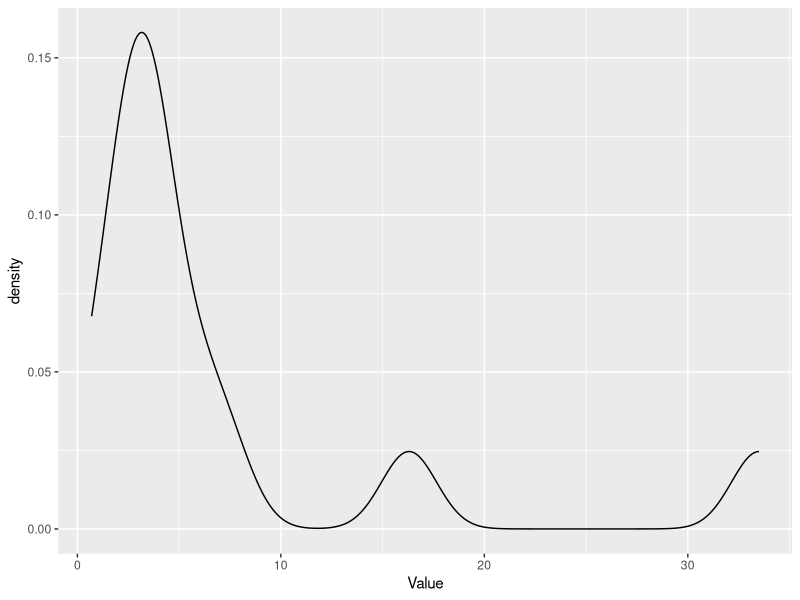
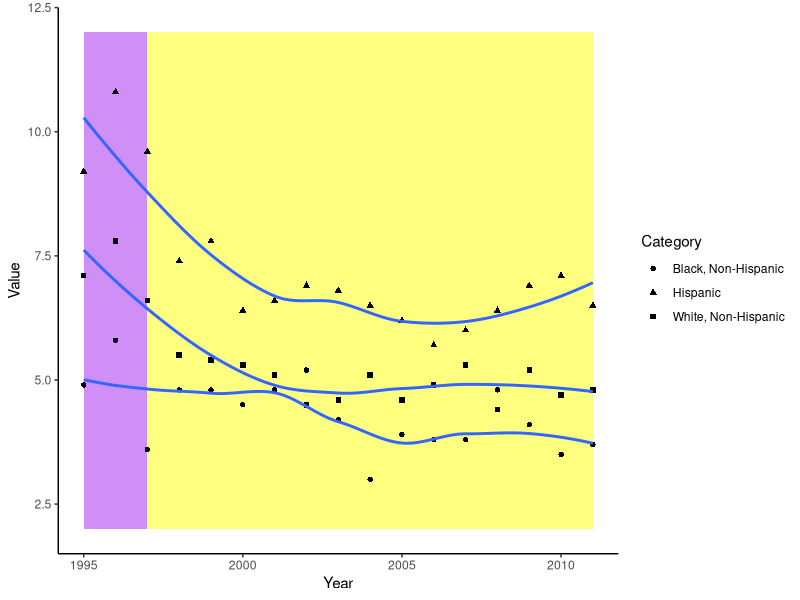
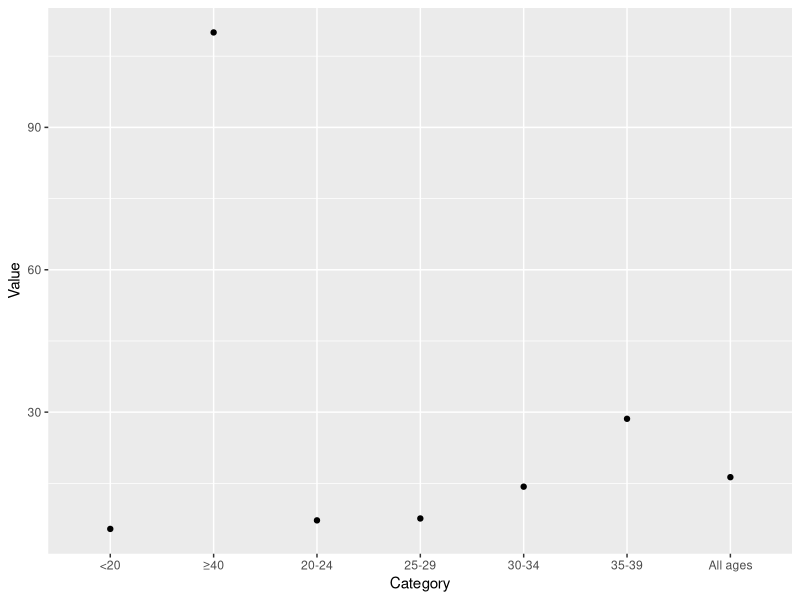

Write R code to recreate these figures, in order. (Note: this script raises an error after producing the figures.)
## ---- chunk 1
library(tidyverse)
## ---- chunk 2
prevalence <- read.csv('../data/raw/Birth Defects_prevalence_data.csv')
head(prevalence)
## ---- chunk 3
prevalence_clean <- prevalence %>%
  select(Label, Value, Count, Note) %>%
  arrange(desc(Value))

ggplot(prevalence_clean, aes(x = Value)) +
  geom_density()
## ---- chunk 4
rates <- read.csv('../data/raw/Birth Defects_ntd_rates_data.csv')

head(rates)
## ---- chunk 5
rates_clean <- rates %>%
  select(Year, Value, Category, Note) 

  ggplot(rates_clean, aes(x = Year, y = Value, shape = Category)) +
    annotate("rect", xmin = 1995, xmax = 1997, ymin = 2, ymax = 12, alpha = 0.5, fill = "purple") +
    annotate("rect", xmin = 1997, xmax = 2011, ymin = 2, ymax = 12, alpha = 0.5, fill = "yellow") +
    geom_point() +
    geom_smooth(se = FALSE) +
    theme_classic()
## ---- chunk 6
down_syndrome <- read.csv(
  '../data/raw/Birth Defects_down_syndrome_mat_age_data.csv')

head(down_syndrome)

down_syndrome_clean <- down_syndrome %>%
  select(Category, Value)

ggplot(down_syndrome_clean, aes(x = Category, y = Value)) +
  geom_point()
## ---- chunk 7
maternal_master <- read.csv('../data/raw/Birth Defects_Maternal Characteristics.csv')
head(prevalence_master)

folic_master <- read.csv('../data/raw/Birth Defects_Folic Acid.csv')
